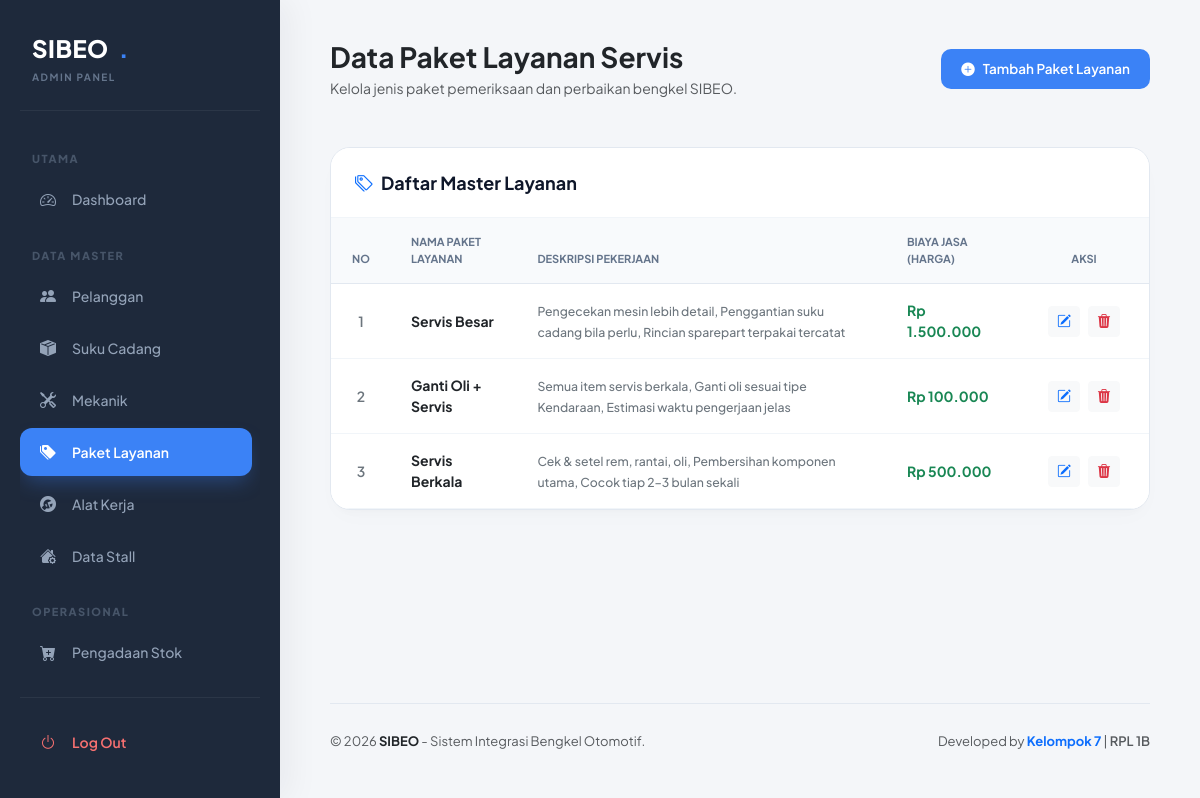
Page /admin/paket_layanan.php on the committed database.
### tables this page shows
CREATE TABLE `tbl_paket_layanan` (
  `id_paket` int(11) NOT NULL,
  `nama_paket` varchar(100) NOT NULL,
  `deskripsi` text NOT NULL,
  `harga` decimal(12,2) NOT NULL
);

### admin/paket_layanan.php (the view, shortened to what this page needs)
<?php
include "../config/koneksi.php";
function safe_text($value) {
    return htmlspecialchars((string)$value, ENT_QUOTES, 'UTF-8');
}
?>
<!DOCTYPE html>
<html lang="id">
<head>
    <link href="https://cdn.jsdelivr.net/npm/bootstrap@5.3.0/dist/css/bootstrap.min.css" rel="stylesheet">
    <link rel="stylesheet" href="https://cdn.jsdelivr.net/npm/bootstrap-icons@1.11.1/font/bootstrap-icons.css">
</head>
<body>
<div class="layout-wrapper">
    <?php include '../includes/sidebar.php'; ?>
    <div class="main-canvas">
        <div class="main-content">
            <div class="d-flex justify-content-between align-items-center mb-4">
                <div>
                    <h3 class="fw-bold text-dark m-0">Data Paket Layanan Servis</h3>
                    <p class="text-muted small m-0 mt-1">Kelola jenis paket pemeriksaan dan perbaikan bengkel SIBEO.</p>
                </div>
                <button type="button" class="btn btn-premium-primary" data-bs-toggle="modal" data-bs-target="#modalTambah">
                    <i class="bi bi-plus-circle-fill"></i>Tambah Paket Layanan
                </button>
            </div>
            <div class="data-card-premium">
                <div class="data-card-header">
                <h5 class="data-card-title"><i class="bi bi-tags text-primary me-2"></i>Daftar Master Layanan</h5>
            </div>
            <div class="table-responsive">
                <table class="table table-hover table-premium align-middle mb-0">
                    <thead>
                        <tr>
                            <th style="width: 60px;" class="text-center">No</th>
                            <th>Nama Paket Layanan</th>
                            <th>Deskripsi Pekerjaan</th>
                            <th>Biaya Jasa (Harga)</th>
                            <th style="width: 130px;" class="text-center">Aksi</th>
                        </tr>
                    </thead>
                    <tbody>
                        <?php
                        $no = 1;
                        $query_layanan = mysqli_query($koneksi, "SELECT * FROM tbl_paket_layanan ORDER BY id_paket DESC");
                        if ($query_layanan && mysqli_num_rows($query_layanan) > 0) {
                            while ($data = mysqli_fetch_assoc($query_layanan)) {
                                ?>
                                <tr>
                                    <td class="text-center text-secondary fw-semibold"><?= $no++; ?></td>
                                    <td><strong class="text-dark"><?= safe_text($data['nama_paket']); ?></strong></td>
                                    <td><span class="text-secondary small fw-medium"><?= safe_text($data['deskripsi']); ?></span></td>
                                    <td><strong class="text-success">Rp <?= number_format($data['harga'], 0, ',', '.'); ?></strong></td>
                                    <td class="text-center">
                                        <div class="d-flex justify-content-center gap-2">
                                            <button type="button"
                                                    class="btn btn-sm btn-light text-primary fw-bold px-2 btn-edit-trigger"
                                                    data-id="<?= $data['id_paket']; ?>"
                                                    data-nama="<?= safe_text($data['nama_paket']); ?>"
                                                    data-deskripsi="<?= safe_text($data['deskripsi']); ?>"
                                                    data-harga="<?= (int)$data['harga']; ?>"
                                                    data-bs-toggle="modal"
                                                    data-bs-target="#modalEdit">
                                                <i class="bi bi-pencil-square"></i>
                                            </button>
                                            <a href="paket_layanan.php?hapus=<?= $data['id_paket']; ?>" class="btn btn-sm btn-light text-danger fw-bold px-2" onclick="return confirm('Hapus paket layanan ini?')">
                                                <i class="bi bi-trash3-fill"></i>
                                            </a>
                                        </div>
                                    </td>
                                </tr>
                                <?php
                            }
                        } else {
                            echo "<tr><td colspan='5' class='text-center text-muted py-5 small'><i class='bi bi-tag d-block fs-2 mb-2 opacity-50'></i>Belum ada data paket layanan di database.</td></tr>";
                        }
                        ?>
                    </tbody>
                </table>
            </div>
        </div>
        </div>
        <?php include '../includes/footer.php'; ?>
        </div>
    </div>
</body>
</html>

### admin/paket_layanan.php (style rules this page uses)
:root { --bg-body: #f4f6f9; --sidebar-bg: #1e293b; --sidebar-color: #94a3b8; --sidebar-active: #3b82f6; --text-dark: #0f172a; --card-shadow: 0 10px 25px -5px rgba(0, 0, 0, 0.02), 0 8px 10px -6px rgba(0, 0, 0, 0.02); }
* { font-family: 'Plus Jakarta Sans', sans-serif !important; }
body { background-color: var(--bg-body); color: #334155; overflow-x: hidden; }
.layout-wrapper { display: flex; min-height: 100vh; }
.main-canvas { flex-grow: 1; display: flex; flex-direction: column; min-height: 100vh; padding: 40px 50px; max-width: calc(100% - 280px); }
.main-content { flex: 1; display: flex; flex-direction: column; gap: 24px; }
.data-card-premium { background: #ffffff; border-radius: 20px; border: 1px solid #e2e8f0; box-shadow: var(--card-shadow); overflow: hidden; }
.data-card-header { padding: 24px; background: #ffffff; border-bottom: 1px solid #f1f5f9; }
.data-card-title { font-size: 18px; font-weight: 700; color: var(--text-dark); margin: 0; }
.table-premium thead th { background: #f8fafc; color: #64748b; font-size: 11px; font-weight: 700; text-transform: uppercase; padding: 16px 20px; border-bottom: 1px solid #e2e8f0; }
.table-premium tbody td { padding: 16px 20px; border-bottom: 1px solid #f1f5f9; font-size: 14px; color: #334155; }
.btn-premium-primary { background-color: var(--sidebar-active); color: #ffffff; border: none; border-radius: 10px; padding: 10px 20px; font-size: 13.5px; font-weight: 600; transition: all 0.2s ease; display: inline-flex; align-items: center; gap: 8px; }

### rows in the picture
tbl_paket_layanan: nama_paket "Servis Besar", deskripsi "Pengecekan mesin lebih detail, Penggantian suku cadang bila perlu, Rincian sparepart terpakai tercatat", harga "1.500.000"
tbl_paket_layanan: nama_paket "Ganti Oli + Servis", deskripsi "Semua item servis berkala, Ganti oli sesuai tipe Kendaraan, Estimasi waktu pengerjaan jelas", harga "100.000"
tbl_paket_layanan: nama_paket "Servis Berkala", deskripsi "Cek & setel rem, rantai, oli, Pembersihan komponen utama, Cocok tiap 2–3 bulan sekali", harga "500.000"

### other values in the picture
$role "ADMIN"
